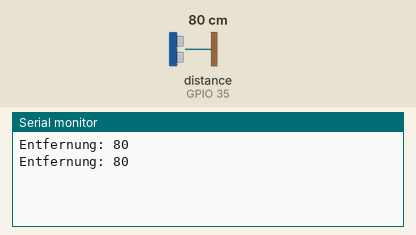
Bench run of a sketch on a simulated ESP32. On the bench: the last lines printed to the serial monitor. Wiring (inferred from the names in the program): ultrasonic range finder: trigger GPIO 34; echo GPIO 35. The inputs (shaded band) are chosen by the test bench; at power-on: distance to the obstacle (sensor on GPIO 35) 80 cm. The echo pulse lasts 58.3 µs per cm.

Above: at 2.0 s.
2.1 s: distance to the obstacle (sensor on GPIO 35) set to 2 cm
At 3.4 s:
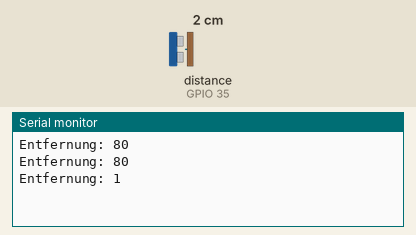
3.6 s: distance to the obstacle (sensor on GPIO 35) set to 4 cm
At 4.6 s:
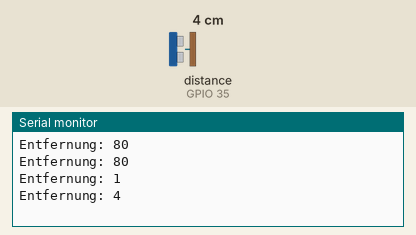
Timing chart, 0 to 6.6 s (numbered marks = the images above; inputs shaded):
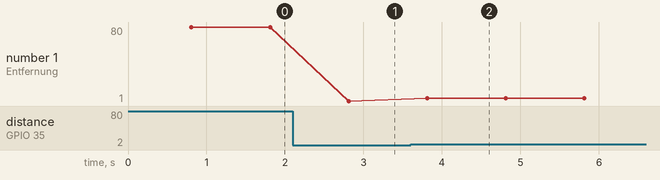

Measured:
- after the input at 2.1 s, the serial monitor: prints a new line after 0.71 s (image 1)
- after the input at 3.6 s, the serial monitor: prints a new line after 0.21 s (image 2)
- plotted number 1: 80 → 1 after the input at 2.1 s, 1 → 4 after the input at 3.6 s

The sketch:

Ultraschall.ino
```cpp
#define trigger 34
#define echo 35

void setup() {
  pinMode(trigger, OUTPUT);
  pinMode(echo, INPUT);
  Serial.begin(115200);
  delay(800);
}

void loop() {
  long entfernung = 0;
  long zeit = 0;
  digitalWrite(trigger, LOW);
  delayMicroseconds(3);
  noInterrupts();
  digitalWrite(trigger, HIGH); //Trigger Impuls 10 us
  delayMicroseconds(10);
  digitalWrite(trigger, LOW);
  zeit = pulseIn(echo, HIGH);
  interrupts();
  zeit = zeit/2; // Hin und Rückweg
   entfernung = zeit / 29.1; //Teit umrechnen in cm
  Serial.print("Entfernung: ");
  Serial.println(entfernung);
  delay(1000);
}
```
